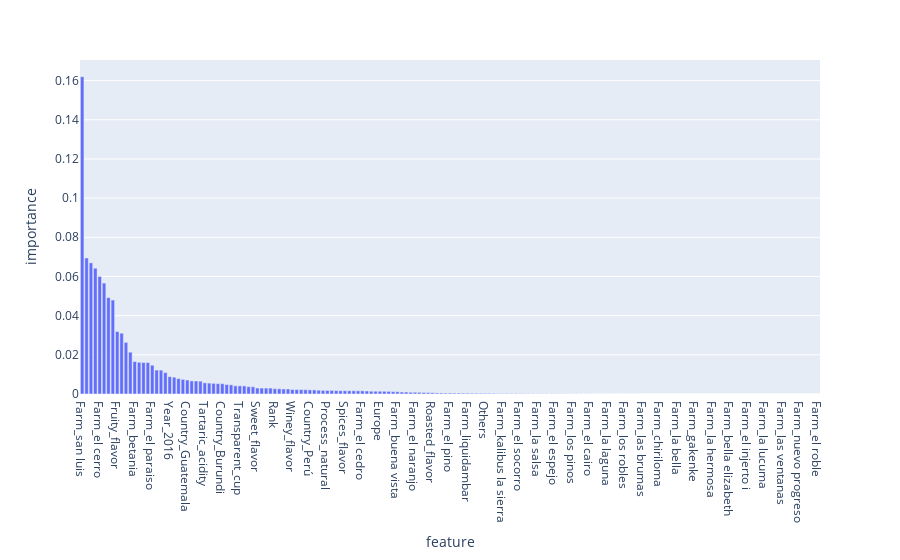

The cell this chart's notebook holds for it:
### Markdown cell above
## Feature Selection
Use Randon Forest and XGBoost to see the importance of each feature. We decide to use the ones from Random Forset.

### Code cell
# plot the feature importance of xgboost
feature_set = feature_set_3
x_train, y_train, x_test, y_test = PreProcess(data, feature_set)

xgb = XGBRegressor(n_estimators=100, max_depth=10, random_state=0)
xgb.fit(x_train, y_train)
features = data[feature_set].drop(['High_bid'], axis=1).columns
print(len(features), len(xgb.feature_importances_))
feature_importance_xgb = pd.DataFrame({'feature': features, 'importance': xgb.feature_importances_})
feature_importance_xgb = feature_importance_xgb.sort_values(by='importance', ascending=False)
fig = px.bar(feature_importance_xgb, x='feature', y='importance')
fig.show()

### Figure 1 — Plotly figure (JSON) as saved in the notebook; plotly's stock layout.template omitted (floating-point values rounded to 4 significant figures; data arrays with more than 128 entries replaced by an {"elided": "..."} marker saying what was removed)
{"data": [{"alignmentgroup": "True", "hovertemplate": "feature=%{x}<br>importance=%{y}<extra></extra>", "legendgroup": "", "marker": {"color": "#636efa", "pattern": {"shape": ""}}, "name": "", "offsetgroup": "", "orientation": "v", "showlegend": false, "textposition": "auto", "type": "bar", "x": {"elided": "169 str values"}, "xaxis": "x", "y": {"elided": "169 float values"}, "yaxis": "y"}], "layout": {"barmode": "relative", "legend": {"tracegroupgap": 0}, "margin": {"t": 60}, "xaxis": {"anchor": "y", "domain": [0, 1], "title": {"text": "feature"}}, "yaxis": {"anchor": "x", "domain": [0, 1], "title": {"text": "importance"}}}}
